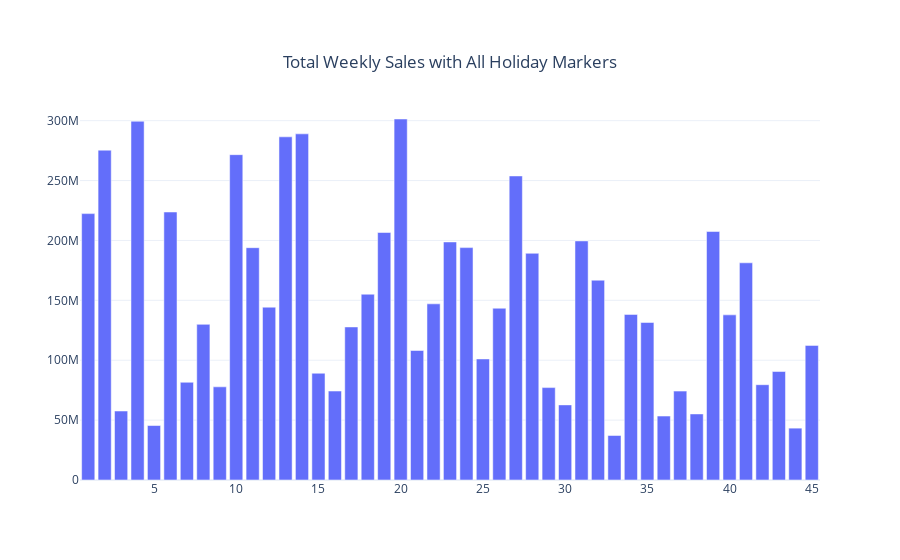

Notebook code for this chart:
### Code cell
byStore_Bar = go.Figure(data=go.Bar(x=byStore.Store,
                                y=byStore.Weekly_Sales, 
                                name='Weekly_Sales')
)



byStore_Bar.update_layout(title={
        'text': "Total Weekly Sales with All Holiday Markers",
        'y':0.9,
        'x':0.5,
        'xanchor': 'center',
        'yanchor': 'top'})

byStore_Bar.show()

### Figure 1 — Plotly figure (JSON) as saved in the notebook; plotly's stock layout.template omitted (floating-point values rounded to 4 significant figures)
{"data": [{"name": "Weekly_Sales", "type": "bar", "x": [33, 44, 5, 36, 38, 3, 30, 37, 16, 29, 9, 42, 7, 15, 43, 25, 21, 45, 17, 8, 35, 40, 34, 26, 12, 22, 18, 32, 41, 28, 11, 24, 23, 31, 19, 39, 1, 6, 27, 10, 2, 13, 14, 4, 20], "y": [37160000.0, 43290000.0, 45480000.0, 53410000.0, 55160000.0, 57590000.0, 62720000.0, 74200000.0, 74250000.0, 77140000.0, 77790000.0, 79570000.0, 81600000.0, 89130000.0, 90570000.0, 101100000.0, 108100000.0, 112400000.0, 127800000.0, 130000000.0, 131500000.0, 137900000.0, 138249763, 143400000.0, 144300000.0, 147100000.0, 155100000.0, 166800000.0, 181300000.0, 189300000.0, 194000000.0, 194000000.0, 198800000.0, 199600000.0, 206600000.0, 207400000.0, 222400000.0, 223800000.0, 253900000.0, 271600000.0, 275400000.0, 286500000.0, 289000000.0, 299500000.0, 301400000.0]}], "layout": {"title": {"text": "Total Weekly Sales with All Holiday Markers", "x": 0.5, "xanchor": "center", "y": 0.9, "yanchor": "top"}}}
